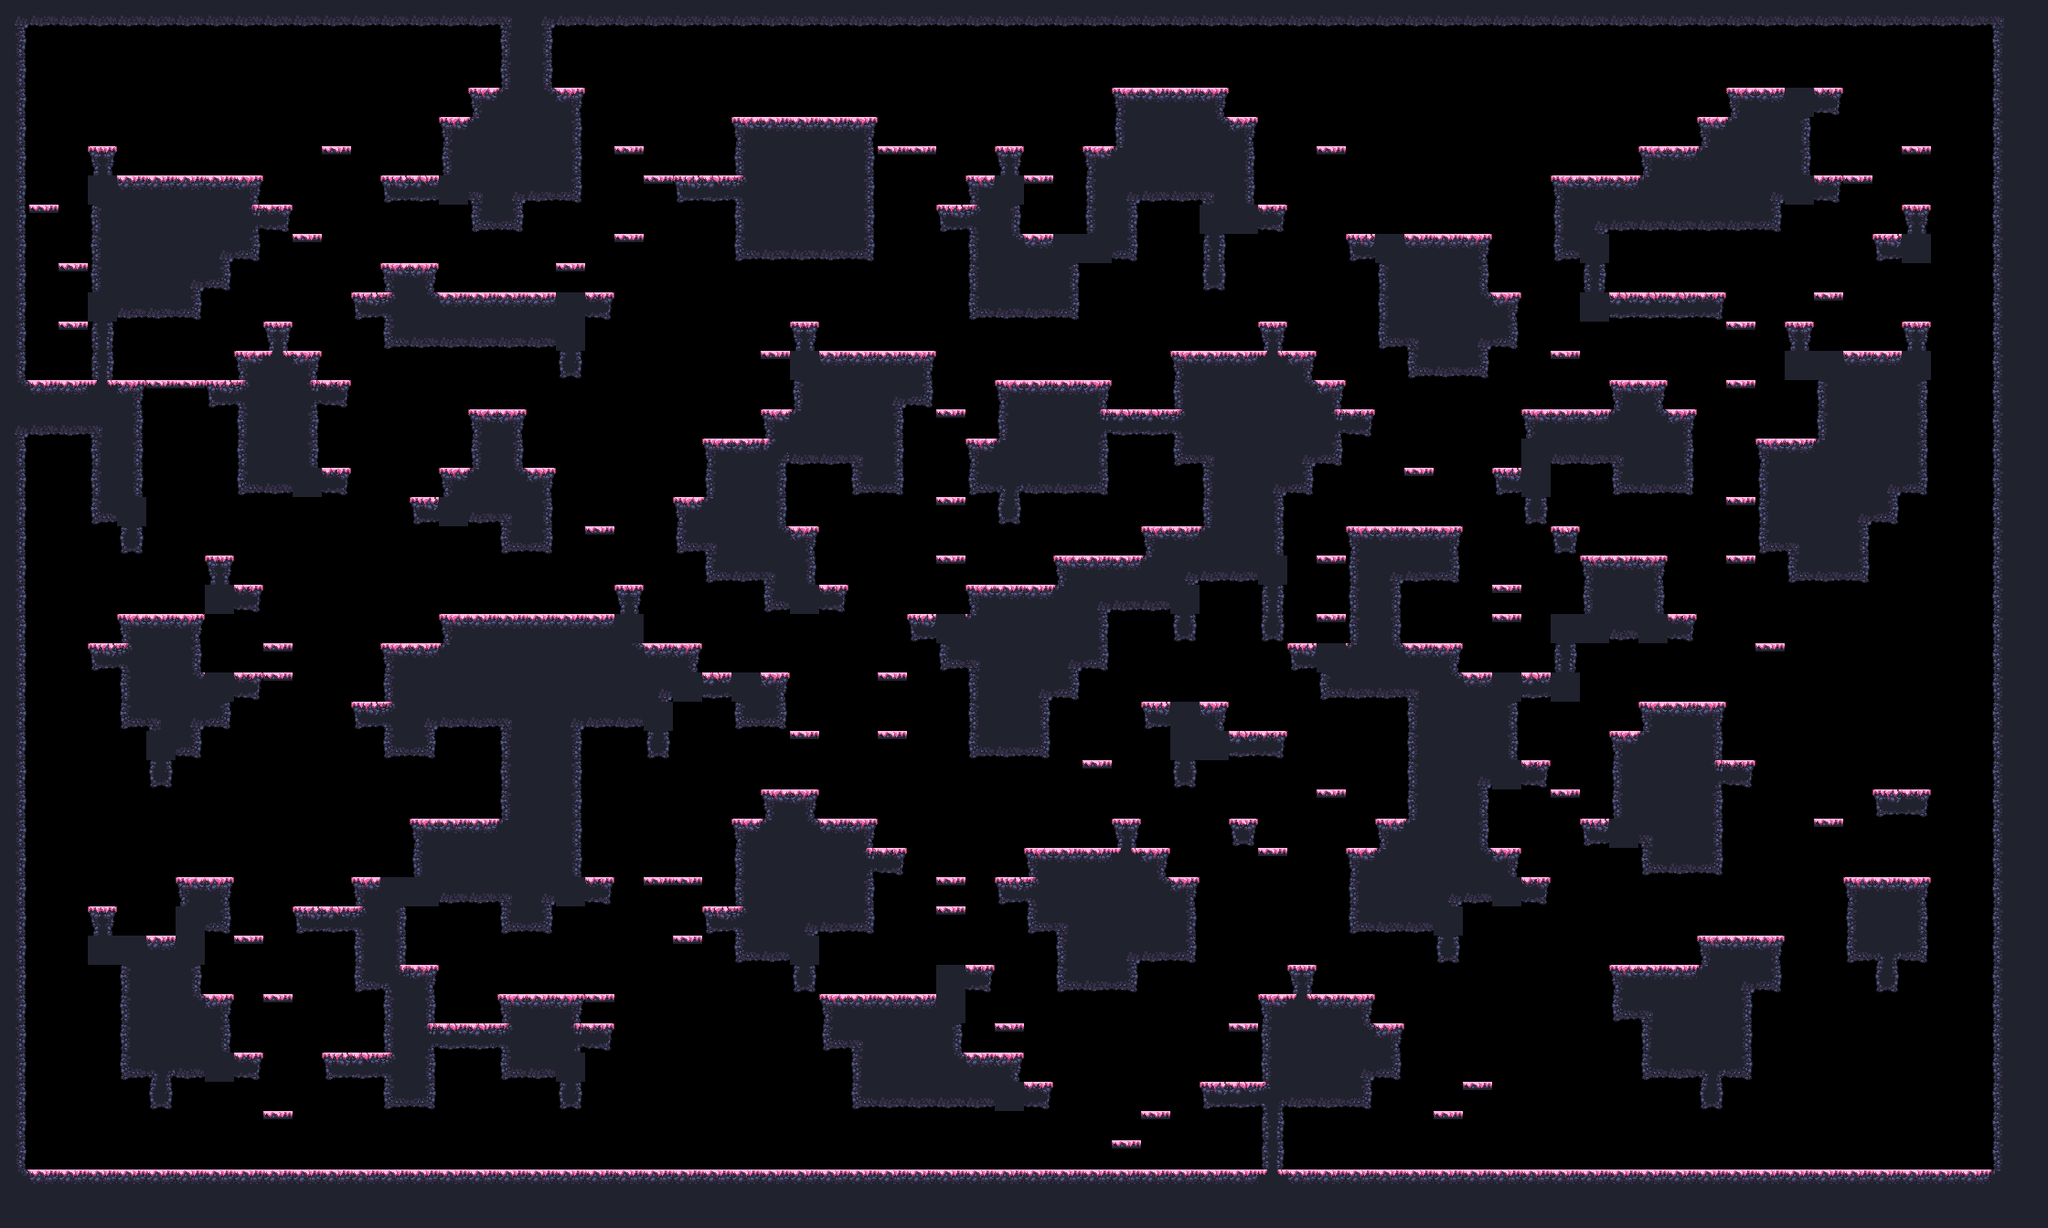

Below is a game level as drawn by its tile map, then a one-line description and the .tmx that defines it (tile-layer data replaced by summaries):
An orthogonal 70x42 tile map with 32x32 px tiles, 1 tile layer (main) and 17 objects (9x spawn, spawnPlayer0, spawnCrown0, spawnPlayer1, spawnCrown1, ...).

<map compressionlevel="0" height="42" infinite="0" nextlayerid="3" nextobjectid="4" orientation="orthogonal" renderorder="right-down" tiledversion="1.3.2" tileheight="32" tilewidth="32" version="1.2" width="70">
 <tileset firstgid="1" source="forest_spring_tile_set.tsx" />
 <layer height="42" id="1" name="main" width="70">
  <data>[2940 cells, 1265 non-empty, 28 distinct tile ids]</data>
 </layer>
 <objectgroup id="2" name="objects"><object id="1" name="spawnPlayer0" x="160" y="144.0" /><object id="2" name="spawnCrown0" x="192" y="144.0" /><object id="3" name="spawnPlayer1" x="1824" y="112.0" /><object id="4" name="spawnCrown1" x="2048" y="208.0" /><object id="5" name="spawnPlayer2" x="128" y="1232.0" /><object id="6" name="spawnCrown2" x="64" y="1232.0" /><object id="7" name="spawnPlayer3" x="2112" y="1232.0" /><object id="8" name="spawnCrown3" x="2144" y="1232.0" /><object id="9" name="spawn" x="960" y="336.0" /><object id="10" name="spawn" x="1248" y="400.0" /><object id="11" name="spawn" x="192" y="624.0" /><object id="12" name="spawn" x="800" y="688.0" /><object id="13" name="spawn" x="896" y="1232.0" /><object id="14" name="spawn" x="1728" y="144.0" /><object id="15" name="spawn" x="1568" y="208.0" /><object id="16" name="spawn" x="1696" y="1232.0" /><object id="17" name="spawn" x="1120" y="880.0" /></objectgroup></map>
